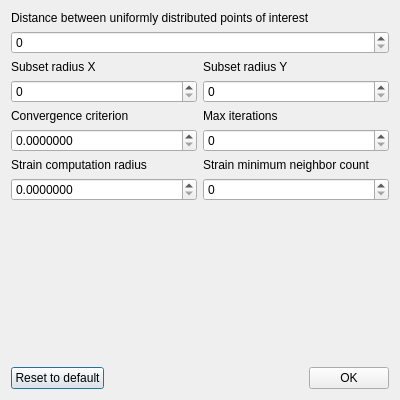
<?xml version="1.0" encoding="UTF-8"?>
<ui version="4.0">
 <class>SolverConfigWindow</class>
 <widget class="QDialog" name="SolverConfigWindow">
  <property name="geometry">
   <rect>
    <x>0</x>
    <y>0</y>
    <width>400</width>
    <height>400</height>
   </rect>
  </property>
  <property name="windowTitle">
   <string>Configure solvers...</string>
  </property>
  <layout class="QVBoxLayout" name="verticalLayout_2">
   <item>
    <layout class="QVBoxLayout" name="configArea">
     <item>
      <widget class="QLabel" name="label_7">
       <property name="sizePolicy">
        <sizepolicy hsizetype="Preferred" vsizetype="Maximum">
         <horstretch>0</horstretch>
         <verstretch>0</verstretch>
        </sizepolicy>
       </property>
       <property name="text">
        <string>Distance between uniformly distributed points of interest</string>
       </property>
      </widget>
     </item>
     <item>
      <widget class="QSpinBox" name="uniformPOIDistance">
       <property name="maximum">
        <number>100000</number>
       </property>
      </widget>
     </item>
     <item>
      <layout class="QHBoxLayout" name="horizontalLayout_2">
       <item>
        <layout class="QVBoxLayout" name="verticalLayout_3">
         <item>
          <widget class="QLabel" name="label">
           <property name="sizePolicy">
            <sizepolicy hsizetype="Preferred" vsizetype="Maximum">
             <horstretch>0</horstretch>
             <verstretch>0</verstretch>
            </sizepolicy>
           </property>
           <property name="text">
            <string>Subset radius X</string>
           </property>
          </widget>
         </item>
         <item>
          <widget class="QSpinBox" name="subsetRadiusX">
           <property name="maximum">
            <number>1000</number>
           </property>
          </widget>
         </item>
         <item>
          <widget class="QLabel" name="label_4">
           <property name="sizePolicy">
            <sizepolicy hsizetype="Preferred" vsizetype="Maximum">
             <horstretch>0</horstretch>
             <verstretch>0</verstretch>
            </sizepolicy>
           </property>
           <property name="text">
            <string>Convergence criterion</string>
           </property>
          </widget>
         </item>
         <item>
          <widget class="QDoubleSpinBox" name="maxDeformationNorm">
           <property name="decimals">
            <number>7</number>
           </property>
           <property name="maximum">
            <double>10000000.000000000000000</double>
           </property>
           <property name="singleStep">
            <double>0.001000000000000</double>
           </property>
          </widget>
         </item>
         <item>
          <widget class="QLabel" name="label_5">
           <property name="sizePolicy">
            <sizepolicy hsizetype="Preferred" vsizetype="Maximum">
             <horstretch>0</horstretch>
             <verstretch>0</verstretch>
            </sizepolicy>
           </property>
           <property name="text">
            <string>Strain computation radius</string>
           </property>
          </widget>
         </item>
         <item>
          <widget class="QDoubleSpinBox" name="strainRadius">
           <property name="decimals">
            <number>7</number>
           </property>
           <property name="maximum">
            <double>1000.000000000000000</double>
           </property>
          </widget>
         </item>
        </layout>
       </item>
       <item>
        <layout class="QVBoxLayout" name="verticalLayout">
         <item>
          <widget class="QLabel" name="label_2">
           <property name="sizePolicy">
            <sizepolicy hsizetype="Preferred" vsizetype="Maximum">
             <horstretch>0</horstretch>
             <verstretch>0</verstretch>
            </sizepolicy>
           </property>
           <property name="text">
            <string>Subset radius Y</string>
           </property>
          </widget>
         </item>
         <item>
          <widget class="QSpinBox" name="subsetRadiusY">
           <property name="maximum">
            <number>1000</number>
           </property>
          </widget>
         </item>
         <item>
          <widget class="QLabel" name="label_3">
           <property name="sizePolicy">
            <sizepolicy hsizetype="Preferred" vsizetype="Maximum">
             <horstretch>0</horstretch>
             <verstretch>0</verstretch>
            </sizepolicy>
           </property>
           <property name="text">
            <string>Max iterations</string>
           </property>
          </widget>
         </item>
         <item>
          <widget class="QSpinBox" name="maxIter"/>
         </item>
         <item>
          <widget class="QLabel" name="label_6">
           <property name="sizePolicy">
            <sizepolicy hsizetype="Preferred" vsizetype="Maximum">
             <horstretch>0</horstretch>
             <verstretch>0</verstretch>
            </sizepolicy>
           </property>
           <property name="text">
            <string>Strain minimum neighbor count</string>
           </property>
          </widget>
         </item>
         <item>
          <widget class="QSpinBox" name="minStrainNeighbors">
           <property name="maximum">
            <number>100000</number>
           </property>
          </widget>
         </item>
        </layout>
       </item>
      </layout>
     </item>
    </layout>
   </item>
   <item>
    <spacer name="verticalSpacer">
     <property name="orientation">
      <enum>Qt::Orientation::Vertical</enum>
     </property>
     <property name="sizeHint" stdset="0">
      <size>
       <width>20</width>
       <height>40</height>
      </size>
     </property>
    </spacer>
   </item>
   <item>
    <layout class="QHBoxLayout" name="horizontalLayout">
     <item>
      <widget class="QPushButton" name="resetButton">
       <property name="text">
        <string>Reset to default</string>
       </property>
      </widget>
     </item>
     <item>
      <spacer name="horizontalSpacer">
       <property name="orientation">
        <enum>Qt::Orientation::Horizontal</enum>
       </property>
       <property name="sizeHint" stdset="0">
        <size>
         <width>40</width>
         <height>20</height>
        </size>
       </property>
      </spacer>
     </item>
     <item>
      <widget class="QPushButton" name="okButton">
       <property name="text">
        <string>OK</string>
       </property>
      </widget>
     </item>
    </layout>
   </item>
  </layout>
 </widget>
 <resources/>
 <connections/>
</ui>
